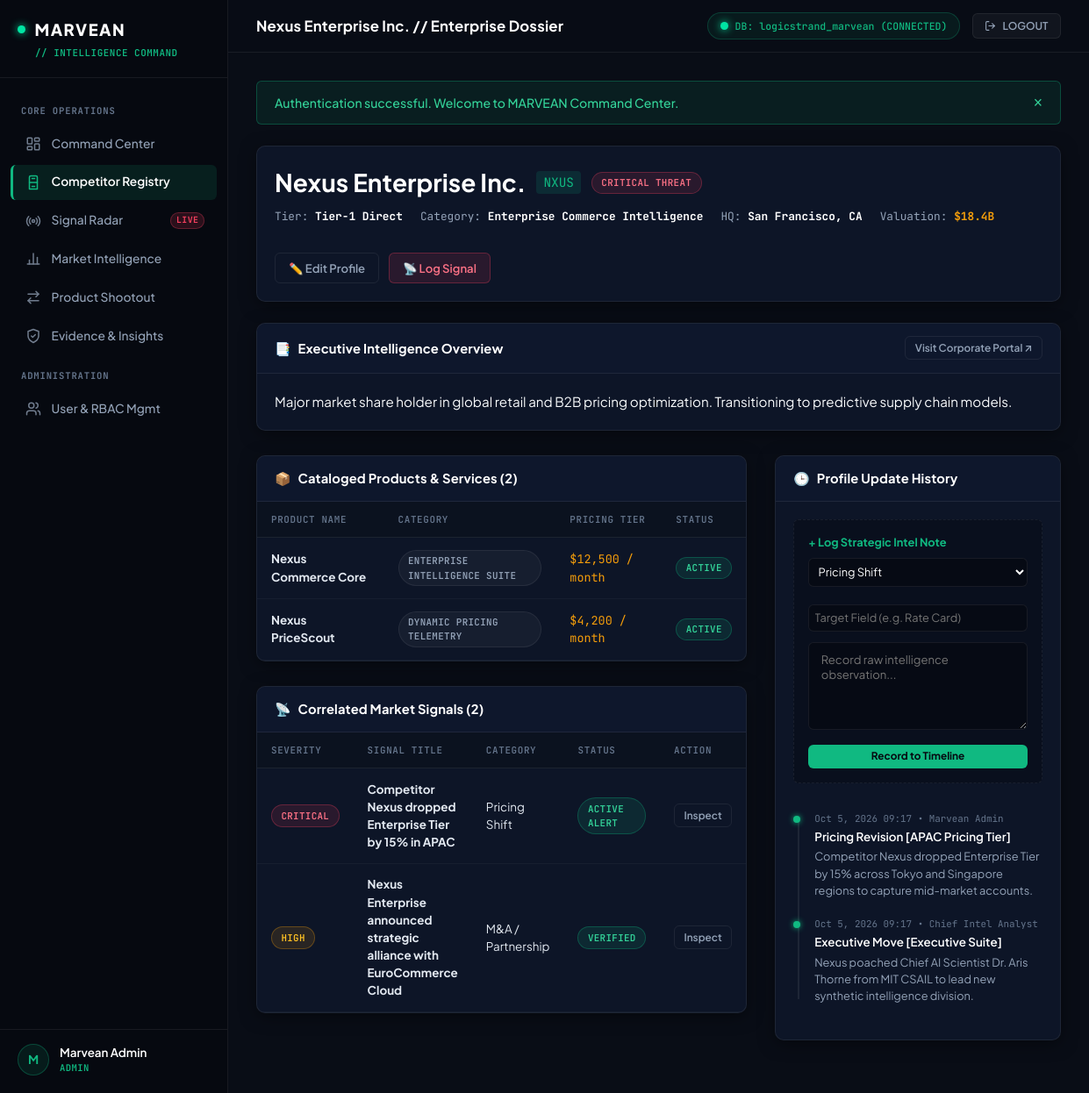
Screenshot of /competitors/1 (signed in) with the database file from the repository.
### tables this page shows
CREATE TABLE `competitors` (
  `id` INT AUTO_INCREMENT PRIMARY KEY,
  `name` VARCHAR(150) NOT NULL,
  `ticker` VARCHAR(20) NULL,
  `tier` ENUM('Tier-1 Direct', 'Tier-2 Emerging', 'Indirect Threat', 'Strategic Partner') NOT NULL DEFAULT 'Tier-1 Direct',
  `category` VARCHAR(100) NOT NULL,
  `website` VARCHAR(255) NULL,
  `market_cap` VARCHAR(50) NULL,
  `headquarters` VARCHAR(120) NULL,
  `threat_level` ENUM('Critical', 'High', 'Moderate', 'Low') NOT NULL DEFAULT 'High',
  `status` ENUM('Active Tracking', 'Under Audit', 'Archived') NOT NULL DEFAULT 'Active Tracking',
  `overview` TEXT NOT NULL,
  `created_by` INT NULL,
  `created_at` TIMESTAMP DEFAULT CURRENT_TIMESTAMP,
  `updated_at` TIMESTAMP DEFAULT CURRENT_TIMESTAMP ON UPDATE CURRENT_TIMESTAMP,
  CONSTRAINT `fk_comp_creator` FOREIGN KEY (`created_by`) REFERENCES `users`(`id`) ON DELETE SET NULL
);

CREATE TABLE `products` (
  `id` INT AUTO_INCREMENT PRIMARY KEY,
  `competitor_id` INT NOT NULL,
  `name` VARCHAR(150) NOT NULL,
  `category` VARCHAR(100) NOT NULL,
  `pricing_model` VARCHAR(100) NOT NULL DEFAULT 'Annual Contract / Seat',
  `pricing_tier` VARCHAR(100) NOT NULL DEFAULT '$5,000 / month',
  `status` ENUM('Active', 'Beta', 'Legacy', 'Deprecated') NOT NULL DEFAULT 'Active',
  `feature_summary` TEXT NOT NULL,
  `created_at` TIMESTAMP DEFAULT CURRENT_TIMESTAMP,
  `updated_at` TIMESTAMP DEFAULT CURRENT_TIMESTAMP ON UPDATE CURRENT_TIMESTAMP,
  CONSTRAINT `fk_prod_competitor` FOREIGN KEY (`competitor_id`) REFERENCES `competitors`(`id`) ON DELETE CASCADE
);

CREATE TABLE `market_signals` (
  `id` INT AUTO_INCREMENT PRIMARY KEY,
  `competitor_id` INT NULL,
  `title` VARCHAR(255) NOT NULL,
  `category` ENUM('Pricing Shift', 'Product Launch', 'Patent Filing', 'Executive Move', 'M&A / Partnership', 'Regulatory Action') NOT NULL,
  `severity` ENUM('Critical', 'High', 'Medium', 'Low') NOT NULL DEFAULT 'Medium',
  `status` ENUM('Active Alert', 'Under Review', 'Verified', 'Archived') NOT NULL DEFAULT 'Active Alert',
  `shift_latency` VARCHAR(50) NOT NULL DEFAULT '< 15m',
  `confidence` DECIMAL(4,1) NOT NULL DEFAULT 99.4,
  `details` TEXT NOT NULL,
  `source_tag` VARCHAR(100) NOT NULL DEFAULT 'SEC Edgar Ingestion',
  `created_by` INT NULL,
  `created_at` TIMESTAMP DEFAULT CURRENT_TIMESTAMP,
  `updated_at` TIMESTAMP DEFAULT CURRENT_TIMESTAMP ON UPDATE CURRENT_TIMESTAMP,
  CONSTRAINT `fk_sig_competitor` FOREIGN KEY (`competitor_id`) REFERENCES `competitors`(`id`) ON DELETE SET NULL,
  CONSTRAINT `fk_sig_creator` FOREIGN KEY (`created_by`) REFERENCES `users`(`id`) ON DELETE SET NULL
);

CREATE TABLE `competitor_updates` (
  `id` INT AUTO_INCREMENT PRIMARY KEY,
  `competitor_id` INT NOT NULL,
  `user_id` INT NULL,
  `update_type` VARCHAR(80) NOT NULL,
  `change_field` VARCHAR(80) NOT NULL DEFAULT 'General Profile',
  `summary` TEXT NOT NULL,
  `created_at` TIMESTAMP DEFAULT CURRENT_TIMESTAMP,
  CONSTRAINT `fk_cu_competitor` FOREIGN KEY (`competitor_id`) REFERENCES `competitors`(`id`) ON DELETE CASCADE,
  CONSTRAINT `fk_cu_user` FOREIGN KEY (`user_id`) REFERENCES `users`(`id`) ON DELETE SET NULL
);

CREATE TABLE `users` (
  `id` INT AUTO_INCREMENT PRIMARY KEY,
  `name` VARCHAR(100) NOT NULL,
  `email` VARCHAR(150) NOT NULL UNIQUE,
  `password` VARCHAR(255) NOT NULL,
  `role` ENUM('admin', 'analyst', 'viewer') NOT NULL DEFAULT 'analyst',
  `status` ENUM('active', 'suspended') NOT NULL DEFAULT 'active',
  `last_login_at` DATETIME NULL,
  `created_at` TIMESTAMP DEFAULT CURRENT_TIMESTAMP,
  `updated_at` TIMESTAMP DEFAULT CURRENT_TIMESTAMP ON UPDATE CURRENT_TIMESTAMP
);

### views/competitors/show.php (the view, shortened to what the rows shown need)
<div class="panel" style="margin-bottom: 1.5rem;">
  <div class="panel-body" style="display: flex; justify-content: space-between; align-items: flex-start; gap: 2rem; flex-wrap: wrap;">
    <div>
      <div style="display: flex; align-items: center; gap: 0.75rem; margin-bottom: 0.5rem;">
        <h2 style="font-size: 1.75rem; color: #fff; font-weight: 700;">
          <?= htmlspecialchars($competitor['name']) ?>
        </h2>
        <?php if (!empty($competitor['ticker'])): ?>
          <span style="font-family: var(--font-mono); font-size: 0.9rem; color: var(--accent-teal); background: rgba(0,229,163,0.1); padding: 2px 8px; border-radius: 4px;">
            <?= htmlspecialchars($competitor['ticker']) ?>
          </span>
        <?php endif; ?>
        <span class="badge badge-<?= strtolower($competitor['threat_level']) ?>">
          <?= htmlspecialchars($competitor['threat_level']) ?> THREAT
        </span>
      </div>
      <div style="display: flex; gap: 1.25rem; font-family: var(--font-mono); font-size: 0.8rem; color: var(--text-muted); flex-wrap: wrap;">
        <span>Tier: <strong style="color: #fff;"><?= htmlspecialchars($competitor['tier']) ?></strong></span>
        <span>Category: <strong style="color: #fff;"><?= htmlspecialchars($competitor['category']) ?></strong></span>
        <span>HQ: <strong style="color: #fff;"><?= htmlspecialchars($competitor['headquarters'] ?: 'Undisclosed') ?></strong></span>
        <span>Valuation: <strong style="color: var(--accent-yellow);"><?= htmlspecialchars($competitor['market_cap'] ?: 'Private') ?></strong></span>
      </div>
    </div>
    <div style="display: flex; gap: 0.65rem;">
      <a href="/competitors/<?= $competitor['id'] ?>/edit" class="btn btn-outline">
        <span>✏️ Edit Profile</span>
      </a>
      <a href="/signals/create" class="btn btn-red">
        <span>📡 Log Signal</span>
      </a>
    </div>
  </div>
</div>
<div class="panel">
  <div class="panel-header">
    <div class="panel-title">
      <span>📑</span>
      <span>Executive Intelligence Overview</span>
    </div>
    <?php if (!empty($competitor['website'])): ?>
      <a href="<?= htmlspecialchars($competitor['website']) ?>" target="_blank" rel="noopener noreferrer" class="btn btn-outline btn-sm">
        Visit Corporate Portal ↗
      </a>
    <?php endif; ?>
  </div>
  <div class="panel-body">
    <p style="font-size: 0.95rem; color: var(--text-main); line-height: 1.6;">
      <?= nl2br(htmlspecialchars($competitor['overview'])) ?>
    </p>
  </div>
</div>
<div style="display: grid; grid-template-columns: 3fr 2fr; gap: 2rem;">
  <div>
    <div class="panel">
      <div class="panel-header">
        <div class="panel-title">
          <span>📦</span>
          <span>Cataloged Products &amp; Services (<?= count($products) ?>)</span>
        </div>
      </div>
      <div class="table-responsive">
        <table class="table">
          <thead>
            <tr>
              <th>Product Name</th>
              <th>Category</th>
              <th>Pricing Tier</th>
              <th>Status</th>
            </tr>
          </thead>
          <tbody>
            <?php if (empty($products)): ?>
              <tr><td colspan="4" style="text-align: center; color: var(--text-muted);">No products cataloged for this competitor yet.</td></tr>
            <?php else: ?>
              <?php foreach ($products as $prod): ?>
                <tr>
                  <td><strong><?= htmlspecialchars($prod['name']) ?></strong></td>
                  <td><span class="badge badge-neutral"><?= htmlspecialchars($prod['category']) ?></span></td>
                  <td style="font-family: var(--font-mono); color: var(--accent-yellow);"><?= htmlspecialchars($prod['pricing_tier']) ?></td>
                  <td><span class="badge badge-verified"><?= htmlspecialchars($prod['status']) ?></span></td>
                </tr>
              <?php endforeach; ?>
            <?php endif; ?>
          </tbody>
        </table>
      </div>
    </div>
    <div class="panel">
      <div class="panel-header">
        <div class="panel-title">
          <span>📡</span>
          <span>Correlated Market Signals (<?= count($signals) ?>)</span>
        </div>
      </div>
      <div class="table-responsive">
        <table class="table">
          <thead>
            <tr>
              <th>Severity</th>
              <th>Signal Title</th>
              <th>Category</th>
              <th>Status</th>
              <th>Action</th>
            </tr>
          </thead>
          <tbody>
            <?php if (empty($signals)): ?>
              <tr><td colspan="5" style="text-align: center; color: var(--text-muted);">No signals correlated with this competitor.</td></tr>
            <?php else: ?>
              <?php foreach ($signals as $s): ?>
                <tr>
                  <td><span class="badge badge-<?= strtolower($s['severity']) ?>"><?= htmlspecialchars($s['severity']) ?></span></td>
                  <td><strong><?= htmlspecialchars($s['title']) ?></strong></td>
                  <td><?= htmlspecialchars($s['category']) ?></td>
                  <td><span class="badge badge-verified"><?= htmlspecialchars($s['status']) ?></span></td>
                  <td><a href="/signals/<?= $s['id'] ?>" class="btn btn-outline btn-sm">Inspect</a></td>
                </tr>
              <?php endforeach; ?>
            <?php endif; ?>
          </tbody>
        </table>
      </div>
    </div>
  </div>
  <div>
    <div class="panel">
      <div class="panel-header">
        <div class="panel-title">
          <span>🕒</span>
          <span>Profile Update History</span>
        </div>
      </div>
      <div class="panel-body">
        <form method="POST" action="/competitors/<?= $competitor['id'] ?>/updates" style="margin-bottom: 2rem; padding: 1rem; background: rgba(7, 12, 24, 0.6); border: 1px dashed var(--border-card); border-radius: 6px;">
          <div style="font-weight: 700; font-size: 0.8rem; color: var(--accent-teal); margin-bottom: 0.5rem;">+ Log Strategic Intel Note</div>
          <div class="form-row" style="margin-bottom: 0.75rem;">
            <select name="update_type" class="form-control" style="font-size: 0.8rem; padding: 0.4rem;">
              <option value="Pricing Shift">Pricing Shift</option>
            </select>
            <input type="text" name="change_field" class="form-control" placeholder="Target Field (e.g. Rate Card)" style="font-size: 0.8rem; padding: 0.4rem;">
          </div>
          <textarea name="summary" class="form-control" rows="2" placeholder="Record raw intelligence observation..." style="font-size: 0.82rem; margin-bottom: 0.75rem;" required></textarea>
          <button type="submit" class="btn btn-teal btn-sm" style="width: 100%; justify-content: center;">
            Record to Timeline
          </button>
        </form>
        <ul class="timeline">
          <?php if (empty($updates)): ?>
            <li style="color: var(--text-muted); font-size: 0.85rem;">No historical updates logged yet.</li>
          <?php else: ?>
            <?php foreach ($updates as $up): ?>
              <li class="timeline-item">
                <div class="timeline-time"><?= date('M j, Y H:i', strtotime($up['created_at'])) ?> &bull; <?= htmlspecialchars($up['user_name'] ?? 'System') ?></div>
                <div class="timeline-title"><?= htmlspecialchars($up['update_type']) ?> [<?= htmlspecialchars($up['change_field']) ?>]</div>
                <div class="timeline-body"><?= htmlspecialchars($up['summary']) ?></div>
              </li>
            <?php endforeach; ?>
          <?php endif; ?>
        </ul>
      </div>
    </div>
  </div>
</div>

### app/Core/Router.php (shortened to what the rows shown need)
<?php
class Router {
    private array $routes = [];
    private function addRoute(string $method, string $path, array $handler, array $middlewares): void {
        $this->routes[] = [
            'method'      => $method,
            'path'        => rtrim($path, '/') ?: '/',
            'handler'     => $handler,
            'middlewares' => $middlewares
        ];
    }
    public function dispatch(): void {
        $method = $_SERVER['REQUEST_METHOD'] ?? 'GET';
        $uri = parse_url($_SERVER['REQUEST_URI'] ?? '/', PHP_URL_PATH);
        $uri = rtrim($uri, '/') ?: '/';
        foreach ($this->routes as $route) {
            if ($route['method'] !== $method) continue;
            $pattern = preg_replace('/\{([a-zA-Z0-9_]+)\}/', '(?P<$1>[^/]+)', $route['path']);
            $pattern = "#^{$pattern}$#";
            if (preg_match($pattern, $uri, $matches)) {
                $params = array_filter($matches, 'is_string', ARRAY_FILTER_USE_KEY);
                [$controllerClass, $action] = $route['handler'];
                $controller = new $controllerClass();
                call_user_func_array([$controller, $action], array_values($params));
                return;
            }
        }
    }
}

### rows the page displays
competitors: name "Nexus Enterprise Inc.", ticker "NXUS", threat_level "CRITICAL", tier "Tier-1 Direct", category "Enterprise Commerce Intelligence", headquarters "San Francisco, CA", market_cap "$18.4B", overview "Major market share holder in global retail and B2B pricing optimization. Transitioning to predictive supply chain models."
products: name "Nexus Commerce Core", category "ENTERPRISE INTELLIGENCE SUITE", pricing_tier "$12,500 / month", status "ACTIVE"
products: name "Nexus PriceScout", category "DYNAMIC PRICING TELEMETRY", pricing_tier "$4,200 / month", status "ACTIVE"
market_signals: severity "CRITICAL", title "Competitor Nexus dropped Enterprise Tier by 15% in APAC", category "Pricing Shift", status "ACTIVE ALERT"
market_signals: severity "HIGH", title "Nexus Enterprise announced strategic alliance with EuroCommerce Cloud", category "M&A / Partnership", status "VERIFIED"
competitor_updates: created_at "Oct 5, 2026 09:17", user.name "Marvean Admin", update_type "Pricing Revision", change_field "APAC Pricing Tier", summary "Competitor Nexus dropped Enterprise Tier by 15% across Tokyo and Singapore regions to capture mid-market accounts."
competitor_updates: created_at "Oct 5, 2026 09:17", user.name "Chief Intel Analyst", update_type "Executive Move", change_field "Executive Suite", summary "Nexus poached Chief AI Scientist Dr. Aris Thorne from MIT CSAIL to lead new synthetic intelligence division."

### other values shown
count($products) "2"
count($signals) "2"
